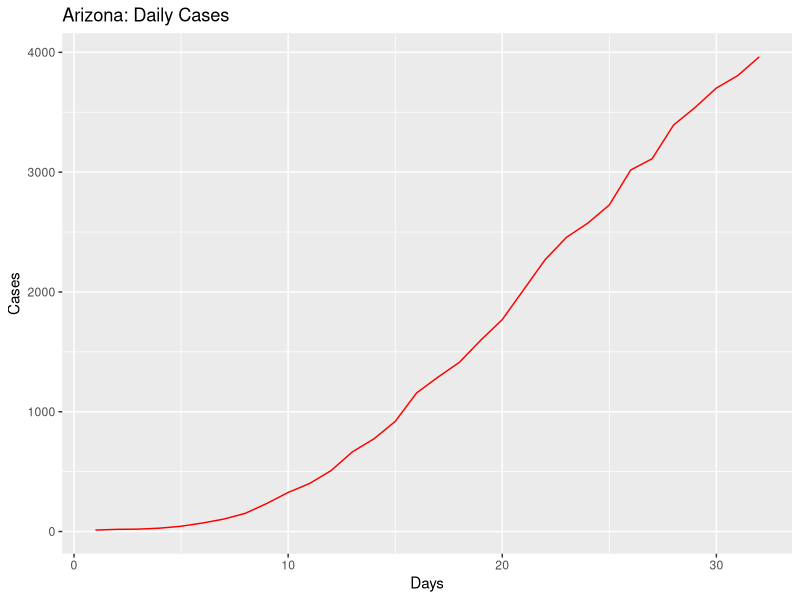
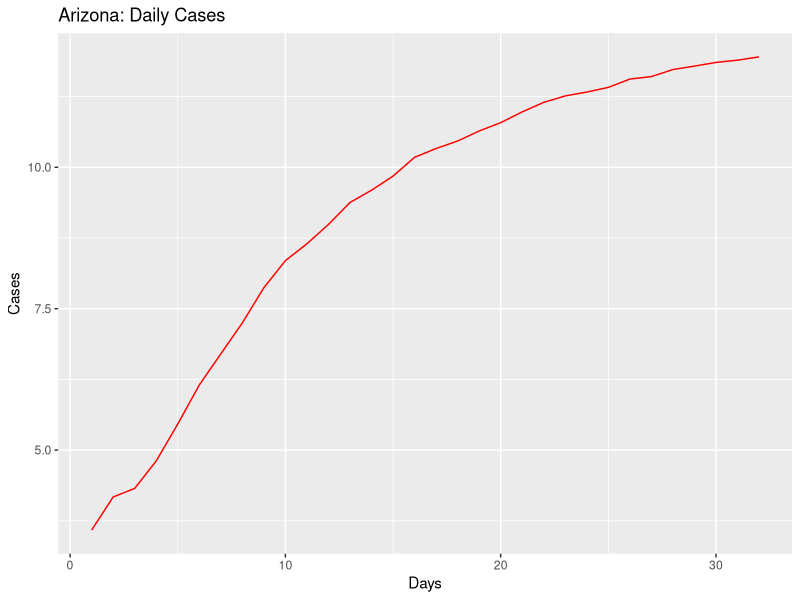
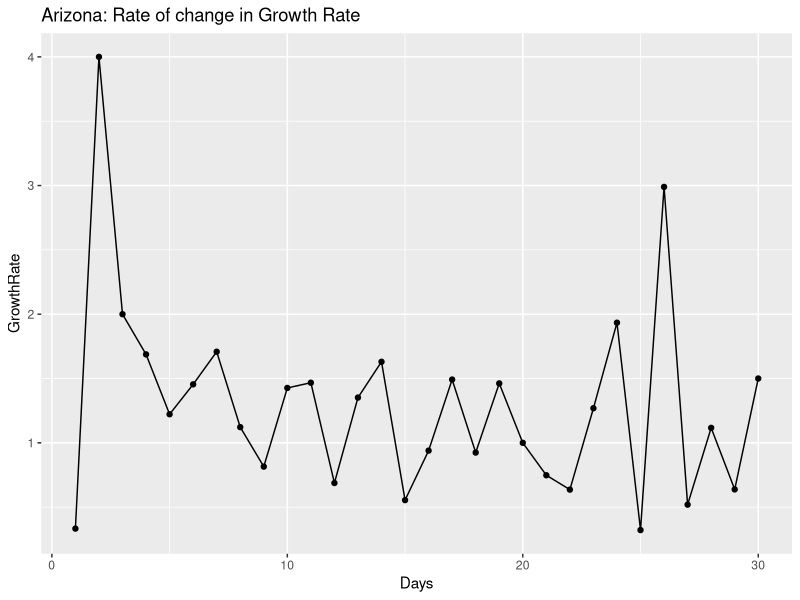
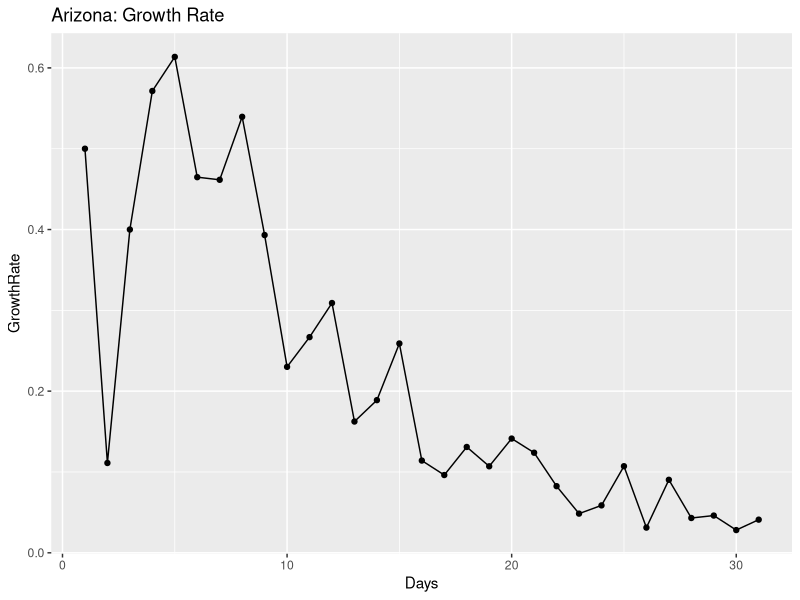
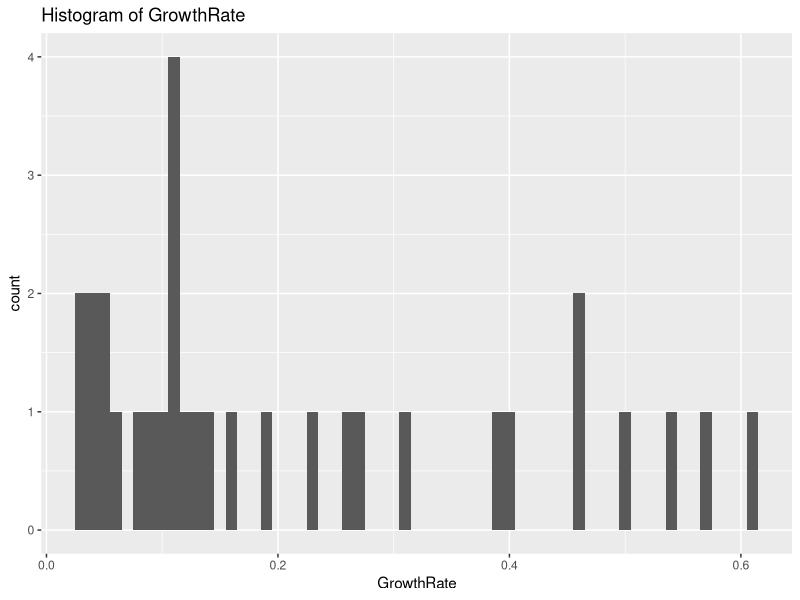
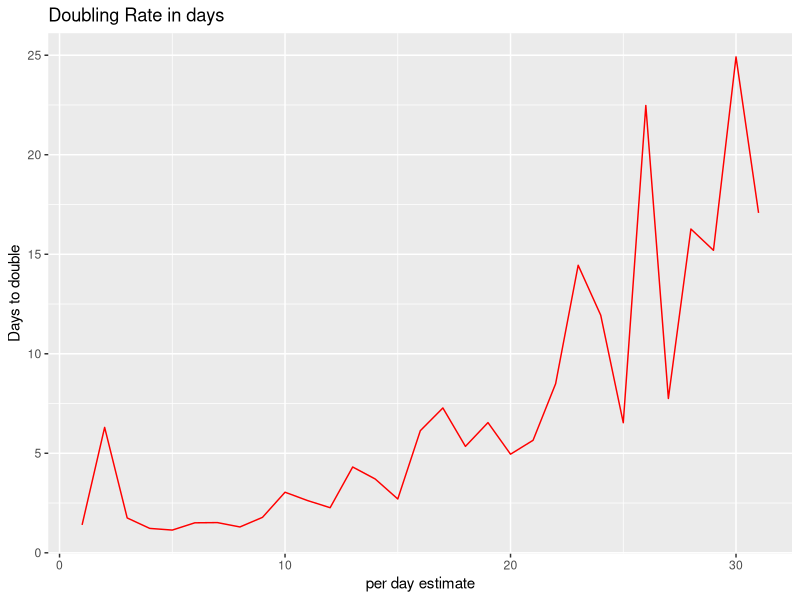
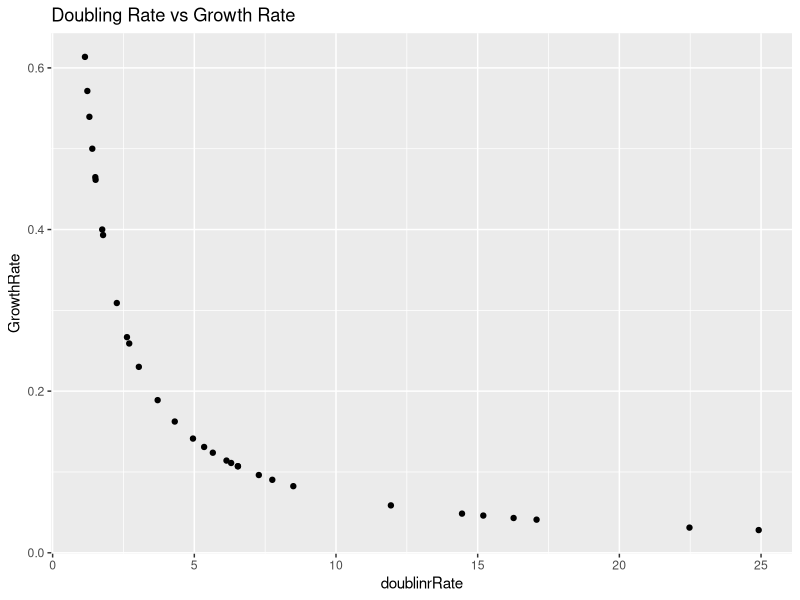
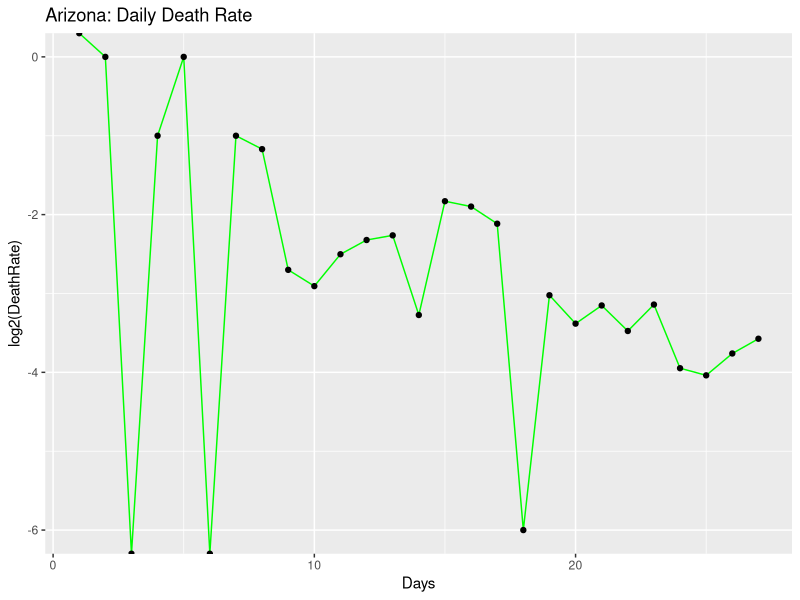

These charts were generated, in order, by the following R code:
## ---- chunk 1
knitr::opts_chunk$set(echo = TRUE)
## ---- chunk 2
library(ggplot2)
library(gridExtra)
library(dplyr)

coronaGrowth <- function(absoluteNumbers){
  growthfactor <- NULL
  absgrowth <- NULL
  for(i in 1:length(absoluteNumbers))
  {
    #print((absoluteNumbers[i]-absoluteNumbers[i+1]/absoluteNumbers[i+1])/absoluteNumbers[i+1])
    growthfactor[i] <- ((absoluteNumbers[i]-absoluteNumbers[i+1]))/(absoluteNumbers[i+1]-absoluteNumbers[i+2])  
    #growthfactor[i] <- ((absoluteNumbers[i]-absoluteNumbers[i+1]))/(absolutenumbers[i])
  }
  
  return (rev(growthfactor))
}

DailyGrowthRate <- function(absoluteNumbers)
{
  growthfactor <- NULL
  absgrowth <- NULL
  for(i in 1:length(absoluteNumbers))
  {
    #print((absoluteNumbers[i]-absoluteNumbers[i+1]/absoluteNumbers[i+1])/absoluteNumbers[i+1])
    growthfactor[i] <- ((absoluteNumbers[i]/absoluteNumbers[i+1]))-1 
    #growthfactor[i] <- ((absoluteNumbers[i]-absoluteNumbers[i+1]))/(absolutenumbers[i])
  }
  
  return (rev(growthfactor))  
}

DoublingRate <- function(absoluteNumbers)
{
  doublingrRate <- NULL
  cumsum <- NULL
  for(i in 1:length(absoluteNumbers))
  {
    
    doublingrRate[i] <- (70/(absoluteNumbers[i]*100))
    
  }
  return ((doublingrRate))  
}

#Calculate the mean and median growth rate:
MeanMediangrowthrate <- function(dataTrend1)
{
  MeanGRTrend <- NULL
  MedianGRTrend <- NULL
  
  for(i in 1:length(dataTrend1$GrowthRate))
  {
    MedianGRTrend[i] <- median(dataTrend1[1:i,"GrowthRate"])
    MeanGRTrend[i] <- mean(dataTrend1[1:i,"GrowthRate"])
  }
  
  dataTrend1$MedianGRT = MedianGRTrend
  dataTrend1$MeanGRT = MeanGRTrend
  
  return(dataTrend1)

}

#Calculate ratio of newdeaths/newcases
newDeathstonewCases <- function(absolutenumbers,totaldeaths)
{
  newCases <- NULL
  newDeaths <- NULL
  for(i in 1:length(absolutenumbers))
  {
    if(i == length(absolutenumbers))
    {
      print("reached the end")
    }else{
     newDeaths[i] = (totaldeaths[i]-totaldeaths[i+1])
     newCases[i] = (absolutenumbers[i]-absolutenumbers[i+1]) 
    }
  }
  

  days <- seq(2:length(absolutenumbers))
 return(data.frame( newDeaths = rev(newDeaths),newCases = rev(newCases),Days = days))
 
}

#Calculate ratio of deaths to totalCases
totalDeathstoCases <- function(absolutenumbers,totaldeaths)
{
  ratio <- NULL
  for(i in 1:length(absolutenumbers))
  {

     ratio[i] = (totaldeaths[i])/(absolutenumbers[i]) 
  }
  
  return(rev(ratio))
}
## ---- chunk 3
#Arizona

absolutenumbers <- c(3962,3806,3702,3539,3393,3112,3018,2726,2575,2456,2269,2019,1769,1598,1413,1289,1157,919,773,665,508,401,326,234,152,104,71,44,28,20,18,12)

totaldeaths <- c(142,131,122,115,108,97,89,80,73,65,64,52,41,32,29,24,20,17,15,13,9,6,6,3,2,2,1,0,0,0,0,0)

#America
#absolutenumbers <- c(101.7*1000,83.8*1000,65.8*1000,53.7*1000,43.8*1000,33.3*1000,25*1000,19*1000,13.7*1000,7.8*1000,6.4*1000,4.6*1000,3.5*1000,2.7*1000)
## ---- chunk 4
growthrate <- na.exclude(coronaGrowth(absolutenumbers))
days <- seq(1:length(growthrate))
dataTrend <- data.frame(GrowthRate = growthrate,Days = days)
print(dataTrend)
p1 <- ggplot(data=dataTrend, aes(x=Days, y=GrowthRate, group=1)) +ggtitle("Arizona: Rate of change in Growth Rate")+
  geom_line()+
  geom_point()

print(dataTrend)
#print(dataTrend1)




growthrate1 <- na.exclude(DailyGrowthRate(absolutenumbers))
doublingrate1 <- na.exclude(DoublingRate(growthrate1))
days1 <- seq(1:length(growthrate1))
dataTrend1 <- data.frame(GrowthRate = growthrate1,Days = days1,doublinrRate = doublingrate1)
print(dataTrend1)
multiplier <- tail(dataTrend1, n = 1)
pred_val <- (head(absolutenumbers, n = 1)*multiplier[,"GrowthRate"])+head(absolutenumbers, n = 1)

p2 <- ggplot(data=dataTrend1, aes(x=Days, y=GrowthRate, group=1)) +ggtitle("Arizona: Growth Rate")+
  geom_line()+
  geom_point()

days <- seq(1:length(absolutenumbers))
growthrate <- append(growthrate, c(1,1),after = 0)
dataOriginal <- data.frame(Cases = rev(absolutenumbers), Days = days)
p3<- ggplot() +geom_line(data=dataOriginal, aes(x=Days, y=Cases,),color = "Red")+labs(title="Arizona: Daily Cases", y="Cases", x="Days")

p3_log<- ggplot() +geom_line(data=dataOriginal, aes(x=Days, y=log2(Cases)),color = "Red")+labs(title="Arizona: Daily Cases", y="Cases", x="Days")+
  #geom_line(data=dataOriginal, aes(x=Days+1, y=Prediction),color = "Blue")
  geom_point()



# Analyze growth rate to get interval of values
summary(dataTrend1$GrowthRate)
dataTrend1%>%select("GrowthRate")%>%summarise(meanGR = mean(GrowthRate), medianGR = median(GrowthRate), sdGR = sd(GrowthRate))
p4 <- ggplot(data = dataTrend1, aes(x = GrowthRate))+ggtitle("Histogram of GrowthRate")+geom_histogram(binwidth = 0.01)


#Analyze the doubling rate
p5<- ggplot() +geom_line(data=dataTrend1, aes(x=Days, y=doublinrRate),color = "Red")+labs(title="Doubling Rate in days", y="Days to double", x ="per day estimate")+
  #geom_line(data=dataOriginal, aes(x=Days+1, y=Prediction),color = "Blue")
  geom_point()

#Scatter plor of Growthrate versus Doubling Rate
p6 <- ggplot()+geom_point(data = dataTrend1, aes(x = doublinrRate, y = GrowthRate))+labs(title = "Doubling Rate vs Growth Rate")

dataTrend1 <- MeanMediangrowthrate(dataTrend1 = dataTrend1)

#Median growth rate trend 
#Median growth rate trend 
p7 <- ggplot()+geom_line(data = dataTrend1, aes(x = Days, y = MedianGRT),color = "Blue")+labs(title = "Arizona Median(BLUE)VsMean(RED) Growth Rate")+geom_line(data=dataTrend1, aes(x=Days , y=MeanGRT),color = "Red")


deathrate1 <- na.exclude(DailyGrowthRate(totaldeaths))
doublingdeathrate1 <- na.exclude(DoublingRate(deathrate1))
days1 <- seq(1:length(deathrate1))
dataDeathTrend1 <- data.frame(DeathRate = deathrate1,Days = days1,doublinrRate = doublingdeathrate1)
#print(dataDeathTrend1)
#multiplier <- tail(totaldeaths, n = 1)
#pred_val <- (head(dataDeathTrend1, n = 1)*multiplier[,"DeathRate"])+head(dataDeathTrend1, n = 1)

p8 <- ggplot(data=dataDeathTrend1, aes(x=Days, y=log2(DeathRate), group=1)) +ggtitle("Arizona: Daily Death Rate")+
  geom_line(color = "Green")+
  geom_point()


rationewdeathtocases <- newDeathstonewCases(absolutenumbers,totaldeaths)

p9 <- ggplot(data=rationewdeathtocases, aes(x=Days, y=log2(newCases), group=1)) +ggtitle("Arizona:newCases(Orange)")+
  geom_line(color = "Orange")+geom_point()

totaldeathstocases <- totalDeathstoCases(absolutenumbers,totaldeaths)
days <- seq(1:length(absolutenumbers))
datatotaldeathstocasesTrend <- data.frame(ratio = totaldeathstocases,Days = days)
#Scatter plot of totalcases to totaldeaths
p10 <- ggplot(data=datatotaldeathstocasesTrend, aes(x=Days, y=ratio, group=1)) +ggtitle("Arizona: TotalDeaths/TotalCases")+
  geom_line(color = "Yellow")+
  geom_point()

#Confidence Interval for mean population GrowthRate:
meanGR = mean(dataTrend1$GrowthRate)
sdGR = sd(dataTrend1$GrowthRate)

uppperlimitGR= meanGR+sdGR
lowerlimitGR = meanGR-sdGR

#Predictions based on: Current Growth Rate, MeanGrowth Rate, Upper GrowthRate, Lower GrowthRate
pred_val_Current <- (head(absolutenumbers, n = 1)*multiplier[,"GrowthRate"])+head(absolutenumbers, n = 1)
pred_val_MeanGR <- (head(absolutenumbers, n = 1)*meanGR)+head(absolutenumbers, n = 1)
pred_val_upperGR <- (head(absolutenumbers, n = 1)*uppperlimitGR)+head(absolutenumbers, n = 1)
pred_val_lowerGR <- (head(absolutenumbers, n = 1)*lowerlimitGR)+head(absolutenumbers, n = 1)

print("Current GR:")
print(multiplier[,"GrowthRate"])
print(pred_val_Current)

print("Mean GR:")
print(meanGR)
print(pred_val_MeanGR)

print("Upperlimit GR:")
print(uppperlimitGR)
print(pred_val_upperGR)

print("Lowerlimit GR:")
print(lowerlimitGR)
print(pred_val_lowerGR)

#Doubling rate:-
DRCurrent <- round(70/(meanGR*100),digits = 0)
DRMedian <- round(70/(median(dataTrend1$GrowthRate)*100),digits = 0)
latestDRCurrent <- round(tail(dataTrend1$doublinrRate,n=1),digits = 0)

## ---- chunk 5
#grid.arrange(p3,p3_log,p1,p2,p4,p5,p6,nrow = 4, ncol = 2)
print(p3)
print(p3_log)
print(p1)
print(p2)
print(p4)
print(p5)
print(p6)
print(p8)
print(p9)
print(p10)
print(p7)
## ---- chunk 6
library(ggplot2)
library(gridExtra)
library(dplyr)

coronaGrowth <- function(absoluteNumbers){
  growthfactor <- NULL
  absgrowth <- NULL
  for(i in 1:length(absoluteNumbers))
  {
    #print((absoluteNumbers[i]-absoluteNumbers[i+1]/absoluteNumbers[i+1])/absoluteNumbers[i+1])
    growthfactor[i] <- ((absoluteNumbers[i]-absoluteNumbers[i+1]))/(absoluteNumbers[i+1]-absoluteNumbers[i+2])  
    #growthfactor[i] <- ((absoluteNumbers[i]-absoluteNumbers[i+1]))/(absolutenumbers[i])
  }
  
  return (rev(growthfactor))
}

DailyGrowthRate <- function(absoluteNumbers)
{
  growthfactor <- NULL
  absgrowth <- NULL
  for(i in 1:length(absoluteNumbers))
  {
    #print((absoluteNumbers[i]-absoluteNumbers[i+1]/absoluteNumbers[i+1])/absoluteNumbers[i+1])
    growthfactor[i] <- ((absoluteNumbers[i]/absoluteNumbers[i+1]))-1 
    #growthfactor[i] <- ((absoluteNumbers[i]-absoluteNumbers[i+1]))/(absolutenumbers[i])
  }
  
  return (rev(growthfactor))  
}

DoublingRate <- function(absoluteNumbers)
{
  doublingrRate <- NULL
  cumsum <- NULL
  for(i in 1:length(absoluteNumbers))
  {
    
    doublingrRate[i] <- (70/(absoluteNumbers[i]*100))
    
  }
  return ((doublingrRate))  
}

#Calculate the mean and median growth rate:
MeanMediangrowthrate <- function(dataTrend1)
{
  MeanGRTrend <- NULL
  MedianGRTrend <- NULL
  
  for(i in 1:length(dataTrend1$GrowthRate))
  {
    MedianGRTrend[i] <- median(dataTrend1[1:i,"GrowthRate"])
    MeanGRTrend[i] <- mean(dataTrend1[1:i,"GrowthRate"])
  }
  
  dataTrend1$MedianGRT = MedianGRTrend
  dataTrend1$MeanGRT = MeanGRTrend
  
  return(dataTrend1)

}

# #Calculate ratio of newdeaths/newcases
# newDeathstonewCases <- function(absolutenumbers,totaldeaths)
# {
#   ratio <- NULL
#   for(i in 1:length(absolutenumbers))
#   {
#     if(i == length(absolutenumbers))
#     {
#       print("reached the end")
#     }else{
#      ratio[i] = (totaldeaths[i]-totaldeaths[i+1])/(absolutenumbers[i]-absolutenumbers[i+1]) 
#     }
#   }
#   
#   return(rev(ratio))
# }

#Calculate ratio of newdeaths/newcases
newDeathstonewCases <- function(absolutenumbers,totaldeaths)
{
  newCases <- NULL
  newDeaths <- NULL
  for(i in 1:length(absolutenumbers))
  {
    if(i == length(absolutenumbers))
    {
      print("reached the end")
    }else{
     newDeaths[i] = (totaldeaths[i]-totaldeaths[i+1])
     newCases[i] = (absolutenumbers[i]-absolutenumbers[i+1]) 
    }
  }
  

  days <- seq(2:length(absolutenumbers))
 return(data.frame( newDeaths = rev(newDeaths),newCases = rev(newCases),Days = days))
 
}

#Calculate ratio of deaths to totalCases
totalDeathstoCases <- function(absolutenumbers,totaldeaths)
{
  ratio <- NULL
  for(i in 1:length(absolutenumbers))
  {

     ratio[i] = (totaldeaths[i])/(absolutenumbers[i]) 
  }
  
  return(rev(ratio))
}

## ---- chunk 7
#Arizona
#absolutenumbers <- c(773,665,508,401,326,234,152,104,71,44,28,20,18,12)

#America

absolutenumbers <- c(622.412*1000,591.285*1000,573.138*1000,545.934*1000,521.623*1000,489.646*1000,454.615*1000,418.451*1000,386.571*1000,355.834*1000,327.871*1000,300.432*1000,265.506*1000,235.281*1000,205.035*1000,176.518*1000,145.369*1000,133.094*1000,123.578*1000,101.7*1000,83.8*1000,65.8*1000,53.7*1000,43.8*1000,33.3*1000,25*1000,19*1000,13.7*1000,7.8*1000,6.4*1000,4.6*1000,3.5*1000,2.7*1000)

totaldeaths <- c(27549,24618,22930,21474,20057,18325,16691,14791,12851,10880,9622,8457,7127,6081,5107,4057,3143,2585,2222,1697,1296,1028,781,556,414,301,255,206,150,110,87,69,57,48,41,38,30,26,22,19,15,12,11,9,6,1,1)




## ---- chunk 8
growthrate <- na.exclude(coronaGrowth(absolutenumbers))
days <- seq(1:length(growthrate))
dataTrend <- data.frame(GrowthRate = growthrate,Days = days)
print(dataTrend)
p1 <- ggplot(data=dataTrend, aes(x=Days, y=GrowthRate, group=1)) +ggtitle("US: Rate of change in Growth Rate")+
  geom_line()+
  geom_point()

print(dataTrend)
#print(dataTrend1)




growthrate1 <- na.exclude(DailyGrowthRate(absolutenumbers))
doublingrate1 <- na.exclude(DoublingRate(growthrate1))
days1 <- seq(1:length(growthrate1))
dataTrend1 <- data.frame(GrowthRate = growthrate1,Days = days1,doublinrRate = doublingrate1)
print(dataTrend1)
multiplier <- tail(dataTrend1, n = 1)
pred_val <- (head(absolutenumbers, n = 1)*multiplier[,"GrowthRate"])+head(absolutenumbers, n = 1)

p2 <- ggplot(data=dataTrend1, aes(x=Days, y=GrowthRate, group=1)) +ggtitle("US: Growth Rate")+
  geom_line()+
  geom_point()

days <- seq(1:length(absolutenumbers))
growthrate <- append(growthrate, c(1,1),after = 0)
dataOriginal <- data.frame(Cases = rev(absolutenumbers), Days = days)
p3<- ggplot() +geom_line(data=dataOriginal, aes(x=Days, y=Cases,),color = "Red")+labs(title="US: Daily Cases", y="Cases", x="Days")

p3_log<- ggplot() +geom_line(data=dataOriginal, aes(x=Days, y=log2(Cases)),color = "Red")+labs(title="US: Daily Cases", y="Cases", x="Days")+
  #geom_line(data=dataOriginal, aes(x=Days+1, y=Prediction),color = "Blue")
  geom_point()



# Analyze growth rate to get interval of values
summary(dataTrend1$GrowthRate)
dataTrend1%>%select("GrowthRate")%>%summarise(meanGR = mean(GrowthRate), medianGR = median(GrowthRate), sdGR = sd(GrowthRate))
p4 <- ggplot(data = dataTrend1, aes(x = GrowthRate))+ggtitle("Histogram of GrowthRate")+geom_histogram(binwidth = 0.01)


#Analyze the doubling rate
p5<- ggplot() +geom_line(data=dataTrend1, aes(x=Days, y=doublinrRate),color = "Red")+labs(title="Doubling Rate in days", y="Days to double", x ="per day estimate")+
  #geom_line(data=dataOriginal, aes(x=Days+1, y=Prediction),color = "Blue")
  geom_point()

#Scatter plor of Growthrate versus Doubling Rate
p6 <- ggplot()+geom_point(data = dataTrend1, aes(x = doublinrRate, y = GrowthRate))+labs(title = "Doubling Rate vs Growth Rate")

dataTrend1 <- MeanMediangrowthrate(dataTrend1 = dataTrend1)


#Median growth rate trend 
#Median growth rate trend 
p7 <- ggplot()+geom_line(data = dataTrend1, aes(x = Days, y = MedianGRT),color = "Blue")+labs(title = "US Median(BLUE)VsMean(RED) Growth Rate")+geom_line(data=dataTrend1, aes(x=Days , y=MeanGRT),color = "Red")

deathrate1 <- na.exclude(DailyGrowthRate(totaldeaths))
doublingdeathrate1 <- na.exclude(DoublingRate(deathrate1))
days1 <- seq(1:length(deathrate1))
dataDeathTrend1 <- data.frame(DeathRate = deathrate1,Days = days1,doublinrRate = doublingdeathrate1)
#print(dataDeathTrend1)
#multiplier <- tail(totaldeaths, n = 1)
#pred_val <- (head(dataDeathTrend1, n = 1)*multiplier[,"DeathRate"])+head(dataDeathTrend1, n = 1)

p8 <- ggplot(data=dataDeathTrend1, aes(x=Days, y=log2(DeathRate), group=1)) +ggtitle("US: Daily Death Rate")+
  geom_line(color = "Green")+
  geom_point()

rationewdeathtocases <- newDeathstonewCases(absolutenumbers,totaldeaths)

p9 <- ggplot(data=rationewdeathtocases, aes(x=Days, y=log2(newCases), group=1)) +ggtitle("US:newCases(Orange)")+
  geom_line(color = "Orange")+geom_point()
totaldeathstocases <- totalDeathstoCases(absolutenumbers,totaldeaths)
days <- seq(1:length(absolutenumbers))
datatotaldeathstocasesTrend <- data.frame(ratio = totaldeathstocases,Days = days)
#Scatter plot of totalcases to totaldeaths
p10 <- ggplot(data=datatotaldeathstocasesTrend, aes(x=Days, y=ratio, group=1)) +ggtitle("US: TotalDeaths/TotalCases")+
  geom_line(color = "Yellow")+
  geom_point()
#Confidence Interval for mean population GrowthRate:
meanGR = mean(dataTrend1$GrowthRate)
sdGR = sd(dataTrend1$GrowthRate)

uppperlimitGR= meanGR+sdGR
lowerlimitGR = meanGR-sdGR

#Predictions based on: Current Growth Rate, MeanGrowth Rate, Upper GrowthRate, Lower GrowthRate
pred_val_Current <- (head(absolutenumbers, n = 1)*multiplier[,"GrowthRate"])+head(absolutenumbers, n = 1)
pred_val_MeanGR <- (head(absolutenumbers, n = 1)*meanGR)+head(absolutenumbers, n = 1)
pred_val_upperGR <- (head(absolutenumbers, n = 1)*uppperlimitGR)+head(absolutenumbers, n = 1)
pred_val_lowerGR <- (head(absolutenumbers, n = 1)*lowerlimitGR)+head(absolutenumbers, n = 1)

print("Current GR:")
print(multiplier[,"GrowthRate"])
print(pred_val_Current)

print("Mean GR:")
print(meanGR)
print(pred_val_MeanGR)

print("Upperlimit GR:")
print(uppperlimitGR)
print(pred_val_upperGR)

print("Lowerlimit GR:")
print(lowerlimitGR)
print(pred_val_lowerGR)

#Doubling rate:-
DRCurrent <- round(70/(meanGR*100),digits = 0)
DRMedian <- round(70/(median(dataTrend1$GrowthRate)*100),digits = 0)
latestDRCurrent <- round(tail(dataTrend1$doublinrRate,n=1),digits = 0)

## ---- chunk 9
#grid.arrange(p3,p3_log,p1,p2,p4,p5,p6,nrow = 4, ncol = 2)
print(p3)
print(p3_log)
print(p1)
print(p2)
print(p4)
print(p5)
print(p6)
print(p8)
print(p9)
print(p10)
print(p7)
## ---- chunk 10
library(ggplot2)
library(gridExtra)
library(dplyr)

coronaGrowth <- function(absoluteNumbers){
  growthfactor <- NULL
  absgrowth <- NULL
  for(i in 1:length(absoluteNumbers))
  {
    #print((absoluteNumbers[i]-absoluteNumbers[i+1]/absoluteNumbers[i+1])/absoluteNumbers[i+1])
    growthfactor[i] <- ((absoluteNumbers[i]-absoluteNumbers[i+1]))/(absoluteNumbers[i+1]-absoluteNumbers[i+2])  
    #growthfactor[i] <- ((absoluteNumbers[i]-absoluteNumbers[i+1]))/(absolutenumbers[i])
  }
  
  return (rev(growthfactor))
}

DailyGrowthRate <- function(absoluteNumbers)
{
  growthfactor <- NULL
  absgrowth <- NULL
  for(i in 1:length(absoluteNumbers))
  {
    #print((absoluteNumbers[i]-absoluteNumbers[i+1]/absoluteNumbers[i+1])/absoluteNumbers[i+1])
    growthfactor[i] <- ((absoluteNumbers[i]/absoluteNumbers[i+1]))-1 
    #growthfactor[i] <- ((absoluteNumbers[i]-absoluteNumbers[i+1]))/(absolutenumbers[i])
  }
  
  return (rev(growthfactor))  
}

DoublingRate <- function(absoluteNumbers)
{
  doublingrRate <- NULL
  cumsum <- NULL
  for(i in 1:length(absoluteNumbers))
  {
    
    doublingrRate[i] <- (70/(absoluteNumbers[i]*100))
    
  }
  return ((doublingrRate))  
}

#Calculate the mean and median growth rate:
MeanMediangrowthrate <- function(dataTrend1)
{
  MeanGRTrend <- NULL
  MedianGRTrend <- NULL
  
  for(i in 1:length(dataTrend1$GrowthRate))
  {
    MedianGRTrend[i] <- median(dataTrend1[1:i,"GrowthRate"])
    MeanGRTrend[i] <- mean(dataTrend1[1:i,"GrowthRate"])
  }
  
  dataTrend1$MedianGRT = MedianGRTrend
  dataTrend1$MeanGRT = MeanGRTrend
  
  return(dataTrend1)

}

#Calculate ratio of newdeaths/newcases
# newDeathstonewCases <- function(absolutenumbers,totaldeaths)
# {
#   ratio <- NULL
#   for(i in 1:length(absolutenumbers))
#   {
#     if(i == length(absolutenumbers))
#     {
#       print("reached the end")
#     }else{
#      ratio[i] = (totaldeaths[i]-totaldeaths[i+1])/(absolutenumbers[i]-absolutenumbers[i+1]) 
#     }
#   }
#   
#   return(rev(ratio))
# }

#Calculate ratio of newdeaths/newcases
newDeathstonewCases <- function(absolutenumbers,totaldeaths)
{
  newCases <- NULL
  newDeaths <- NULL
  for(i in 1:length(absolutenumbers))
  {
    if(i == length(absolutenumbers))
    {
      print("reached the end")
    }else{
     newDeaths[i] = (totaldeaths[i]-totaldeaths[i+1])
     newCases[i] = (absolutenumbers[i]-absolutenumbers[i+1]) 
    }
  }
  

  days <- seq(2:length(absolutenumbers))
 return(data.frame( newDeaths = rev(newDeaths),newCases = rev(newCases),Days = days))
 
}

#Calculate ratio of deaths to totalCases
totalDeathstoCases <- function(absolutenumbers,totaldeaths)
{
  ratio <- NULL
  for(i in 1:length(absolutenumbers))
  {

     ratio[i] = (totaldeaths[i])/(absolutenumbers[i]) 
  }
  
  return(rev(ratio))
}
## ---- chunk 11
#Arizona
#absolutenumbers <- c(773,665,508,401,326,234,152,104,71,44,28,20,18,12)

#America
absolutenumbers <- c(12320,10941,9635,9166,8339,7598,6653,5749,5311,4778,3588,3082,2567,2341,1637,1397,1251,1071,1024,987,887,727,657,536,499,396,332,249,194,169,143,129,114,100,82,74,62,62,47,40,34,31,30,29,7,6,3,3,3,3,3,3,3,3,3,3,3,3,3,3,3)

totaldeaths <- c(405,368,331,325,288,246,227,178,160,136,118,99,86,72,58,35,27,24,20,20,12,10,10,7,5,5,4,3,3,2,2,2,2,1,0,0,0,0,0,0,0,0,0,0,0,0,0,0,0,0,0,0,0,0,0,0,0,0,0,0,0)
## ---- chunk 12
growthrate <- na.exclude(coronaGrowth(absolutenumbers))
days <- seq(1:length(growthrate))
dataTrend <- data.frame(GrowthRate = growthrate,Days = days)
print(dataTrend)
p1 <- ggplot(data=dataTrend, aes(x=Days, y=GrowthRate, group=1)) +ggtitle("US: Rate of change in Growth Rate")+
  geom_line()+
  geom_point()

print(dataTrend)
#print(dataTrend1)




growthrate1 <- na.exclude(DailyGrowthRate(absolutenumbers))
doublingrate1 <- na.exclude(DoublingRate(growthrate1))
days1 <- seq(1:length(growthrate1))
dataTrend1 <- data.frame(GrowthRate = growthrate1,Days = days1,doublinrRate = doublingrate1)
print(dataTrend1)
multiplier <- tail(dataTrend1, n = 1)
pred_val <- (head(absolutenumbers, n = 1)*multiplier[,"GrowthRate"])+head(absolutenumbers, n = 1)

p2 <- ggplot(data=dataTrend1, aes(x=Days, y=GrowthRate, group=1)) +ggtitle("India: Growth Rate")+
  geom_line()+
  geom_point()

days <- seq(1:length(absolutenumbers))
growthrate <- append(growthrate, c(1,1),after = 0)
dataOriginal <- data.frame(Cases = rev(absolutenumbers), Days = days)
p3<- ggplot() +geom_line(data=dataOriginal, aes(x=Days, y=Cases,),color = "Red")+labs(title="India: Daily Cases", y="Cases", x="Days")

p3_log<- ggplot() +geom_line(data=dataOriginal, aes(x=Days, y=log2(Cases)),color = "Red")+labs(title="India: Daily Cases", y="Cases", x="Days")+
  #geom_line(data=dataOriginal, aes(x=Days+1, y=Prediction),color = "Blue")
  geom_point()



# Analyze growth rate to get interval of values
summary(dataTrend1$GrowthRate)
dataTrend1%>%select("GrowthRate")%>%summarise(meanGR = mean(GrowthRate), medianGR = median(GrowthRate), sdGR = sd(GrowthRate))
p4 <- ggplot(data = dataTrend1, aes(x = GrowthRate))+ggtitle("Histogram of GrowthRate")+geom_histogram(binwidth = 0.01)


#Analyze the doubling rate
p5<- ggplot() +geom_line(data=dataTrend1, aes(x=Days, y=doublinrRate),color = "Red")+labs(title="Doubling Rate in days", y="Days to double", x ="per day estimate")+
  #geom_line(data=dataOriginal, aes(x=Days+1, y=Prediction),color = "Blue")
  geom_point()

#Scatter plor of Growthrate versus Doubling Rate
p6 <- ggplot()+geom_point(data = dataTrend1, aes(x = doublinrRate, y = GrowthRate))+labs(title = "Doubling Rate vs Growth Rate")

dataTrend1 <- MeanMediangrowthrate(dataTrend1 = dataTrend1)


#Median growth rate trend 
p7 <- ggplot()+geom_line(data = dataTrend1, aes(x = Days, y = MedianGRT),color = "Blue")+labs(title = "India Median(BLUE)VsMean(RED) Growth Rate")+geom_line(data=dataTrend1, aes(x=Days , y=MeanGRT),color = "Red")

deathrate1 <- na.exclude(DailyGrowthRate(totaldeaths))
doublingdeathrate1 <- na.exclude(DoublingRate(deathrate1))
days1 <- seq(1:length(deathrate1))
dataDeathTrend1 <- data.frame(DeathRate = deathrate1,Days = days1,doublinrRate = doublingdeathrate1)
#print(dataDeathTrend1)
#multiplier <- tail(totaldeaths, n = 1)
#pred_val <- (head(dataDeathTrend1, n = 1)*multiplier[,"DeathRate"])+head(dataDeathTrend1, n = 1)

p8 <- ggplot(data=dataDeathTrend1, aes(x=Days, y=log2(DeathRate), group=1)) +ggtitle("India: Daily Death Rate")+
  geom_line(color = "Green")+
  geom_point()

rationewdeathtocases <- newDeathstonewCases(absolutenumbers,totaldeaths)

p9 <- ggplot(data=rationewdeathtocases, aes(x=Days, y=log2(newCases), group=1)) +ggtitle("India:newCases(Orange)")+
  geom_line(color = "Orange")+geom_point()

totaldeathstocases <- totalDeathstoCases(absolutenumbers,totaldeaths)
days <- seq(1:length(absolutenumbers))
datatotaldeathstocasesTrend <- data.frame(ratio = totaldeathstocases,Days = days)
#Scatter plot of totalcases to totaldeaths
p10 <- ggplot(data=datatotaldeathstocasesTrend, aes(x=Days, y=ratio, group=1)) +ggtitle("India: TotalDeaths/TotalCases")+
  geom_line(color = "Yellow")+
  geom_point()

#Confidence Interval for mean population GrowthRate:
meanGR = mean(dataTrend1$GrowthRate)
sdGR = sd(dataTrend1$GrowthRate)

uppperlimitGR= meanGR+sdGR
lowerlimitGR = meanGR-sdGR

#Predictions based on: Current Growth Rate, MeanGrowth Rate, Upper GrowthRate, Lower GrowthRate
pred_val_Current <- (head(absolutenumbers, n = 1)*multiplier[,"GrowthRate"])+head(absolutenumbers, n = 1)
pred_val_MeanGR <- (head(absolutenumbers, n = 1)*meanGR)+head(absolutenumbers, n = 1)
pred_val_upperGR <- (head(absolutenumbers, n = 1)*uppperlimitGR)+head(absolutenumbers, n = 1)
pred_val_lowerGR <- (head(absolutenumbers, n = 1)*lowerlimitGR)+head(absolutenumbers, n = 1)

print("Current GR:")
print(multiplier[,"GrowthRate"])
print(pred_val_Current)

print("Mean GR:")
print(meanGR)
print(pred_val_MeanGR)

print("Upperlimit GR:")
print(uppperlimitGR)
print(pred_val_upperGR)

print("Lowerlimit GR:")
print(lowerlimitGR)
print(pred_val_lowerGR)

#Doubling rate:-
DRCurrent <- round(70/(meanGR*100),digits = 0)
DRMedian <- round(70/(median(dataTrend1$GrowthRate)*100),digits = 0)
latestDRCurrent <- round(tail(dataTrend1$doublinrRate,n=1),digits = 0)

## ---- chunk 13
#grid.arrange(p3,p3_log,p1,p2,p4,p5,p6,nrow = 4, ncol = 2)
print(p3)
print(p3_log)
print(p1)
print(p2)
print(p4)
print(p5)
print(p6)
print(p8)
print(p9)
print(p10)
print(p7)
